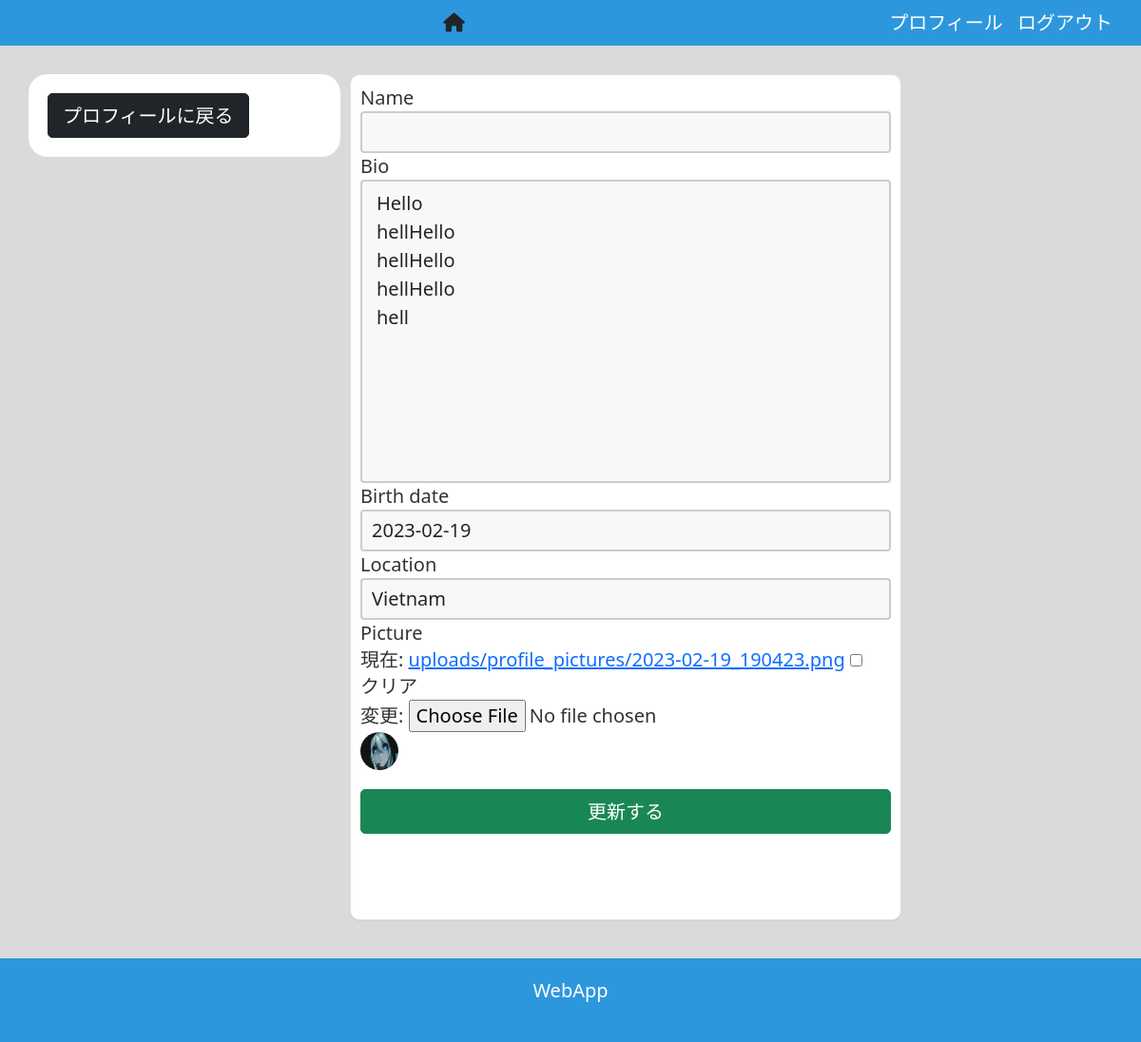
Page /social/profile/edit/1 (signed in) on the committed database.
### social/models.py (models this page shows)
class UserProfile(models.Model):
    user = models.OneToOneField(User, primary_key=True, verbose_name='user', related_name='profile', on_delete=models.CASCADE)
    name = models.CharField(max_length=30, blank=True, null=True)
    bio = models.TextField(max_length=500, blank=True, null=True)
    birth_date = models.DateField(null=True, blank=True)
    location = models.CharField(max_length=100, blank=True, null = True)
    picture = models.ImageField(upload_to='uploads/profile_pictures',default='uploads/profile_pictures/default.png', blank=True)

### social/views.py (the view, shortened to what this page needs)
# urls.py: path('profile/edit/<int:pk>', ProfileEditView.as_view(), name='profile-edit'),
class ProfileEditView(LoginRequiredMixin, UserPassesTestMixin, UpdateView):
    model = UserProfile
    fields = ['name','bio','birth_date', 'location','picture']
    template_name = 'social/profile_edit.html'
    def test_func(self):
        profile = self.get_object()
        return self.request.user == profile.user

### social/templates/social/profile_edit.html (shortened to what this page needs)
{% extends 'social/base.html' %}
{% load crispy_forms_tags %}
{% block content %}
<body>
    <header>
        <div class="header-center mx-auto">
            <i class="fa-solid fa-house"></i>
        </div>
        <div class="header-right">
            <a href="{% url 'profile' user.profile.pk %}">プロフィール</a>
            <a href="{% url 'account_logout' %}">ログアウト</a>
        </div>
    </header>
    <main>
        <div class="left-column">
            <div class="following">
                <a href="{% url 'profile' object.pk %}" class="btn btn-dark">プロフィールに戻る</a>
            </div>
        </div>
        <div class="center-column">
            <div class="post" >
            <div class="row justify-content-center mt- 3 mb-5 " style="border-radius: 50px;">
                <div class="border-botton" style="margin-bottom: 20px">
                    <form method="POST" , enctype="multipart/form-data">
                            {{ form | crispy }}
                            <img src="{{ user.profile.picture.url }}" alt="Profile picture" />
                        <div class="d-grid grap-2">
                            <button class="btn btn-success mt-3">更新する</button>
                        </div>
                    </form>
                </div>
            </div>
        </div>
    </div>
    </main>
</body>
<footer style="background-color: #2d97dd;">
    <p>WebApp</p>
</footer>
{% endblock content %}

### landing/templates/landing/base.html (style rules this page uses)
* { box-sizing: border-box; font-size: 30px; font-weight: 500; line-height: 1.4; }
body { font-family: Arial, sans-serif; background-color: #dadada; }
header { background-color: #2d97dd; display: flex; justify-content: space-between; padding: 10px 20px; }
.header-right a { justify-content: right; color: white; margin-right: 10px; text-decoration: none; }
input[type="text"] { border: none; padding: 5px 10px; width: 300px; }
main { display: flex; margin: 20px; }
.left-column { width: 20%; }
.center-column { width: 50%; }
.left-column { width: 30%; }
.suggested-friends, .group, .following { background-color: #fff; padding: 20px; margin: 10px; border-radius: 20px; }
.post { width: 100%; margin: 10px 0; background-color: #fff; color: #333; text-align: left; padding: 10px; border-radius: 20px; }
.post { background-color: white; border: 1px solid #ddd; border-radius: 10px; box-shadow: 0px 1px 1px rgba(0, 0, 0, 0.05); margin-bottom: 20px; padding: 10px; }
.post img { border-radius: 50%; height: 40px; margin-right: 10px; width: 40px; }
footer { background-color: #cc3333; color: white; display: flex; justify-content: center; padding: 20px; }
.form-control { white-space: pre-wrap; }

### social/templates/social/profile_edit.html (style rules this page uses)
* { box-sizing: border-box; font-size: 20px; font-weight: 500; line-height: 1.4; }
body { background-color: #dadada; }
input[type="text"],.form-control { border: 3px solid #555; width: 100%; box-sizing: border-box; border: 2px solid #ccc; border-radius: 4px; background-color: #f8f8f8; resize: none; }

### rows in the picture
UserProfile: bio "Hello hellHello hellHello hellHello hell", birth_date "2023-02-19", location "Vietnam"
